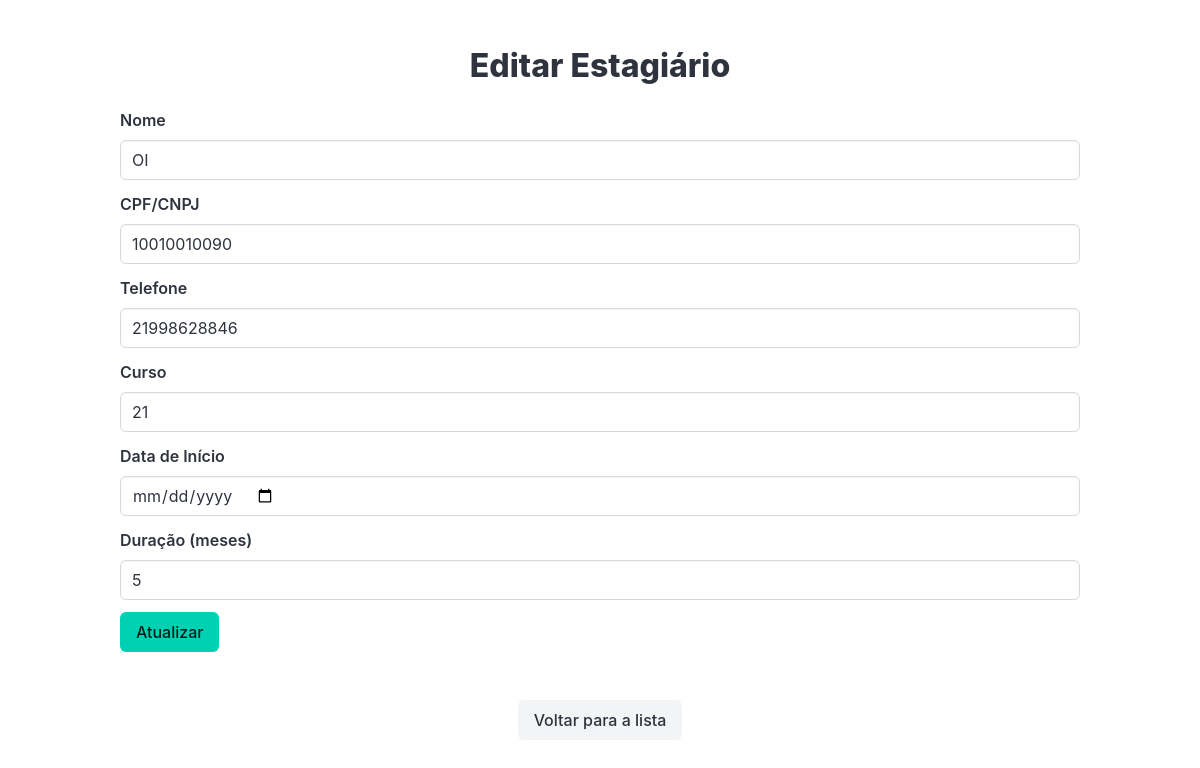
The page /editarEstagiario.php?id=1 on the database its author committed.
### tables this page shows
CREATE TABLE "estagiarios" (
    "id" INTEGER NOT NULL,
    "nome" VARCHAR(255) NOT NULL,
    "telefone" VARCHAR(15) NULL,
    "data_inicio" DATE NULL,
    "duracao" INTEGER NULL,
    "cpf_cnpj" VARCHAR(18) NOT NULL,
    "data_nascimento" DATE NULL,
    "estagio_id" INTEGER NOT NULL,
    "empresa" TEXT  NULL, -- Nova coluna para a chave estrangeira de empresa
    PRIMARY KEY ("id"),
    CONSTRAINT "fk_estagio_id" FOREIGN KEY ("estagio_id") REFERENCES "estagios" ("usuario_id") ON UPDATE CASCADE ON DELETE CASCADE,
    CONSTRAINT "fk_empresa" FOREIGN KEY ("empresa") REFERENCES "estagios" ("id") ON UPDATE CASCADE ON DELETE SET NULL
);

### editarEstagiario.php (the view, shortened to what this page needs)
<?php
include 'header.php';
require_once 'app/Model/Estagiario.php';
$pdo = new PDO("sqlite:banco.db");
if (isset($_GET['id'])) {
    $id = $_GET['id'];
    $stmt = $pdo->prepare("SELECT * FROM estagiarios WHERE id = :id");
    $stmt->bindParam(':id', $id, PDO::PARAM_INT);
    $stmt->execute();
    $estagiario = $stmt->fetch(PDO::FETCH_ASSOC);
} else {
    header('Location: listar_estagiarios.php');
    exit;
}
?>
<section class="section">
    <div class="container">
        <h2 class="title has-text-centered">Editar Estagiário</h2>
        <form action="editar_estagiario.php?id=<?= $id ?>" method="POST">
            <div class="field">
                <label class="label">Nome</label>
                <div class="control">
                    <input class="input" type="text" name="nome" value="<?= htmlspecialchars($estagiario['nome'] ?? '') ?>" required>
                </div>
            </div>
            <div class="field">
                <label class="label">CPF/CNPJ</label>
                <div class="control">
                    <input class="input" type="text" name="cpf_cnpj" value="<?= htmlspecialchars($estagiario['cpf_cnpj'] ?? '') ?>" required>
                </div>
            </div>
            <div class="field">
                <label class="label">Telefone</label>
                <div class="control">
                    <input class="input" type="text" name="telefone" value="<?= htmlspecialchars($estagiario['telefone'] ?? '') ?>" required>
                </div>
            </div>
            <div class="field">
                <label class="label">Curso</label>
                <div class="control">
                    <input class="input" type="text" name="empresa" value="<?= htmlspecialchars($estagiario['empresa'] ?? '') ?>" required>
                </div>
            </div>
            <div class="field">
                <label class="label">Data de Início</label>
                <div class="control">
                    <input class="input" type="date" name="data_inicio" value="<?= htmlspecialchars($estagiario['data_inicio'] ?? '') ?>" required>
                </div>
            </div>
            <div class="field">
                <label class="label">Duração (meses)</label>
                <div class="control">
                    <input class="input" type="number" name="duracao" value="<?= htmlspecialchars($estagiario['duracao'] ?? '') ?>" required>
                </div>
            </div>
            <div class="field">
                <div class="control">
                    <button class="button is-primary" type="submit">Atualizar</button>
                </div>
            </div>
        </form>
    </div>
</section>
<div class="has-text-centered">
    <a class="button is-light" href="listar_estagiarios.php">Voltar para a lista</a>
</div>
<?php include 'footer.php'; ?>

### rows shown on the page
estagiarios: nome "OI", cpf_cnpj "10010010090", telefone "21998628846", empresa "21", duracao "5"
